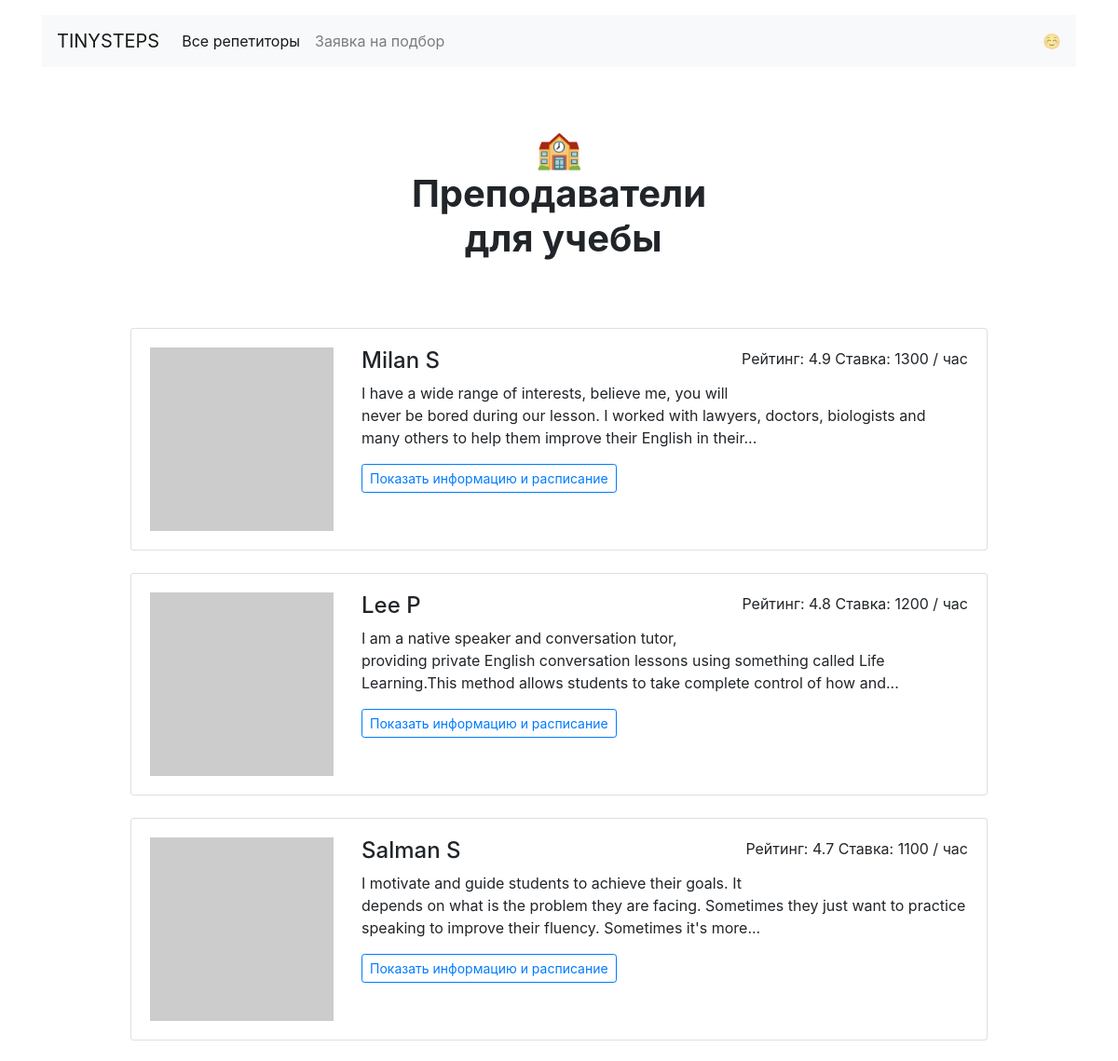
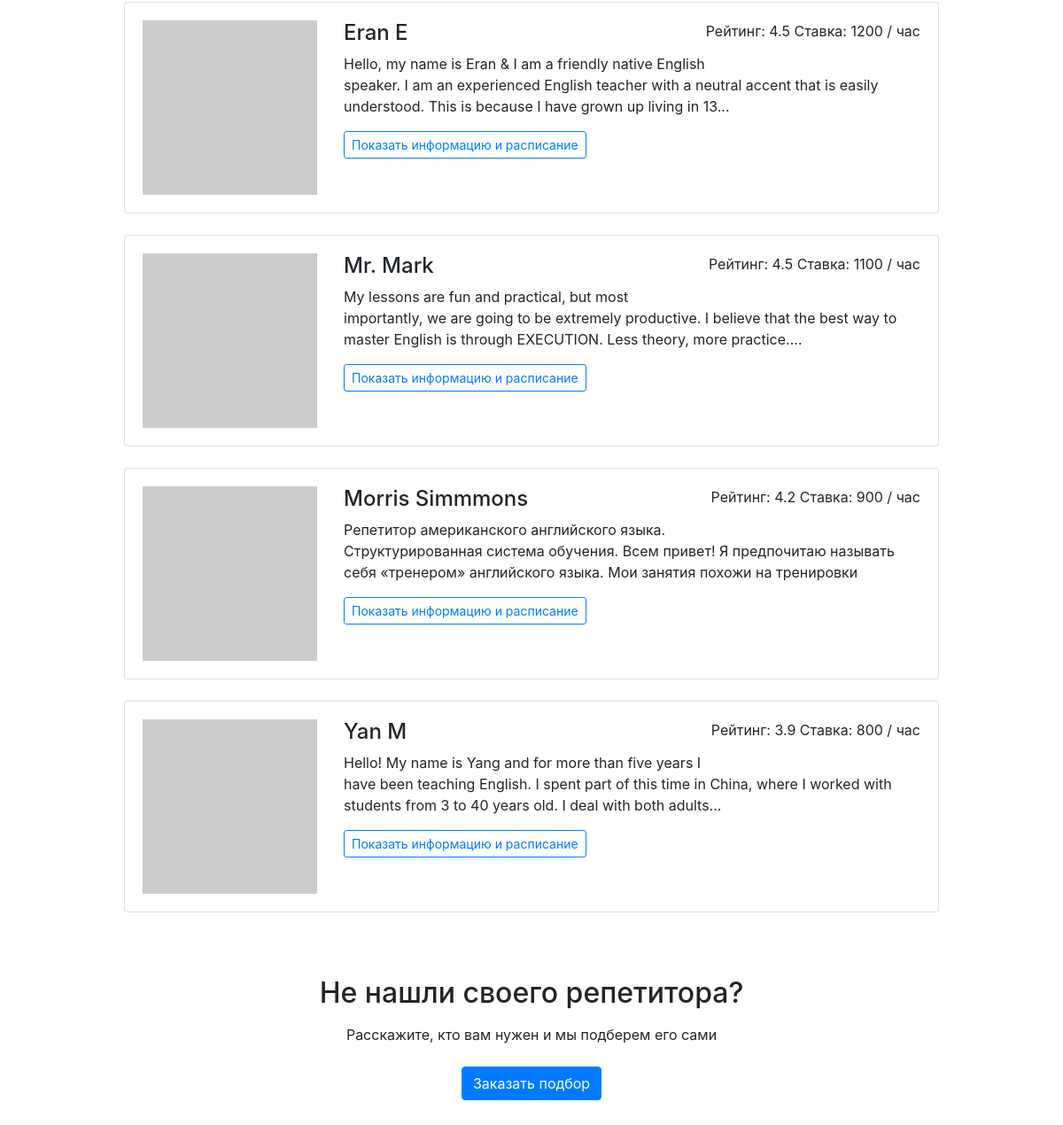
Page /goals/study/ on the committed database (2 pictures, top to bottom).
### app.py (models this page shows)
class Goal(db.Model):
    __tablename__ = "goals"
    id = db.Column(db.Integer, primary_key=True)
    slug = db.Column(db.String(200))
    description = db.Column(db.String(200))
    teachers = db.relationship("Teacher", secondary=teachers_goals_association, back_populates="goals")
    icon = db.Column(db.String(30))

class Teacher(db.Model):
    __tablename__ = "teachers"
    id = db.Column(db.Integer, primary_key=True)
    name = db.Column(db.String(50))
    about = db.Column(db.Text)
    rating = db.Column(db.Float)
    picture = db.Column(db.String(200))
    price = db.Column(db.Integer)
    goals = db.relationship("Goal", secondary=teachers_goals_association, back_populates="teachers")
    free = db.Column(db.JSON)
    bookings = db.relationship("Booking", back_populates="teacher")

### app.py (the view)
@app.route('/goals/<goal_slug>/')
def render_goal(goal_slug):
    goal = db.session.query(Goal).filter(Goal.slug == goal_slug).one()
    profiles = db.session.query(Teacher).filter(Teacher.goals.any(id=goal.id)).order_by(Teacher.rating.desc()).all()
    icon = ICONS[goal.slug]
    return render_template('goal.html', goal=goal, profiles=profiles, icon=icon)

### templates/goal.html
{% extends 'base.html' %}
{% block content %}
  <main class="container mt-3">
    <h1 class="h1 text-center w-50 mx-auto mt-1 py-5 mb-4"><strong>{{ icon }}<br />Преподаватели <br>  {{ goal.description|lower }}</strong></h1>
      <div class="row">
        <div class="col-12 col-lg-10 offset-lg-1 m-auto">
        {% for profile in profiles %}
        <div class="card mb-4">
          <div class="card-body">
            <div class="row">
              <div class="col-3"><img src="{{ profile.picture }}" class="img-fluid" alt="{{ profile.name }}"></div>
              <div class="col-9">
                <p class="float-right">Рейтинг: {{ profile.rating }} Ставка: {{ profile.price }} / час</p>
                <h2 class="h4">{{ profile.name }}</h2>
                <p>{{ profile.about|truncate(200) }}</p>
                <a href="{{ url_for('render_profile', profile_id=profile.id) }}" class="btn btn-outline-primary btn-sm mr-3 mb-2">Показать информацию и расписание</a>
              </div>
            </div>
          </div>
        </div>
        {% endfor %}
      </div>
    </div>
    <h2 class="text-center mt-5 mb-3">Не нашли своего репетитора?</h2>
    <p class="text-center mb-4">Расскажите, кто вам нужен и мы подберем его сами</p>
    <div class="text-center pb-5">
        <a href="{{ url_for('render_request') }}" class="btn btn-primary">Заказать подбор</a>
    </div>
  </main>
{% endblock %}

### rows in the picture
Goal: description "для учебы"
Teacher: rating "4.9", price "1300", name "Milan S", about "I have a wide range of interests, believe me, you will never be bored during our lesson. I worked with lawyers, doctors, biologists and many others to help them improve their English in their..."
Teacher: rating "4.8", price "1200", name "Lee P", about "I am a native speaker and conversation tutor, providing private English conversation lessons using something called Life Learning.This method allows students to take complete control of how and..."
Teacher: rating "4.7", price "1100", name "Salman S", about "I motivate and guide students to achieve their goals. It depends on what is the problem they are facing. Sometimes they just want to practice speaking to improve their fluency. Sometimes it's more..."
Teacher: rating "4.5", price "1200", name "Eran E", about "Hello, my name is Eran & I am a friendly native English speaker. I am an experienced English teacher with a neutral accent that is easily understood. This is because I have grown up living in 13..."
Teacher: rating "4.5", price "1100", name "Mr. Mark", about "My lessons are fun and practical, but most importantly, we are going to be extremely productive. I believe that the best way to master English is through EXECUTION. Less theory, more practice...."
Teacher: rating "4.2", price "900", name "Morris Simmmons", about "Репетитор американского английского языка. Структурированная система обучения. Всем привет! Я предпочитаю называть себя «тренером» английского языка. Мои занятия похожи на тренировки"
Teacher: rating "3.9", price "800", name "Yan M", about "Hello! My name is Yang and for more than five years I have been teaching English. I spent part of this time in China, where I worked with students from 3 to 40 years old. I deal with both adults..."

### other values in the picture
{{ icon }} "🏫"
